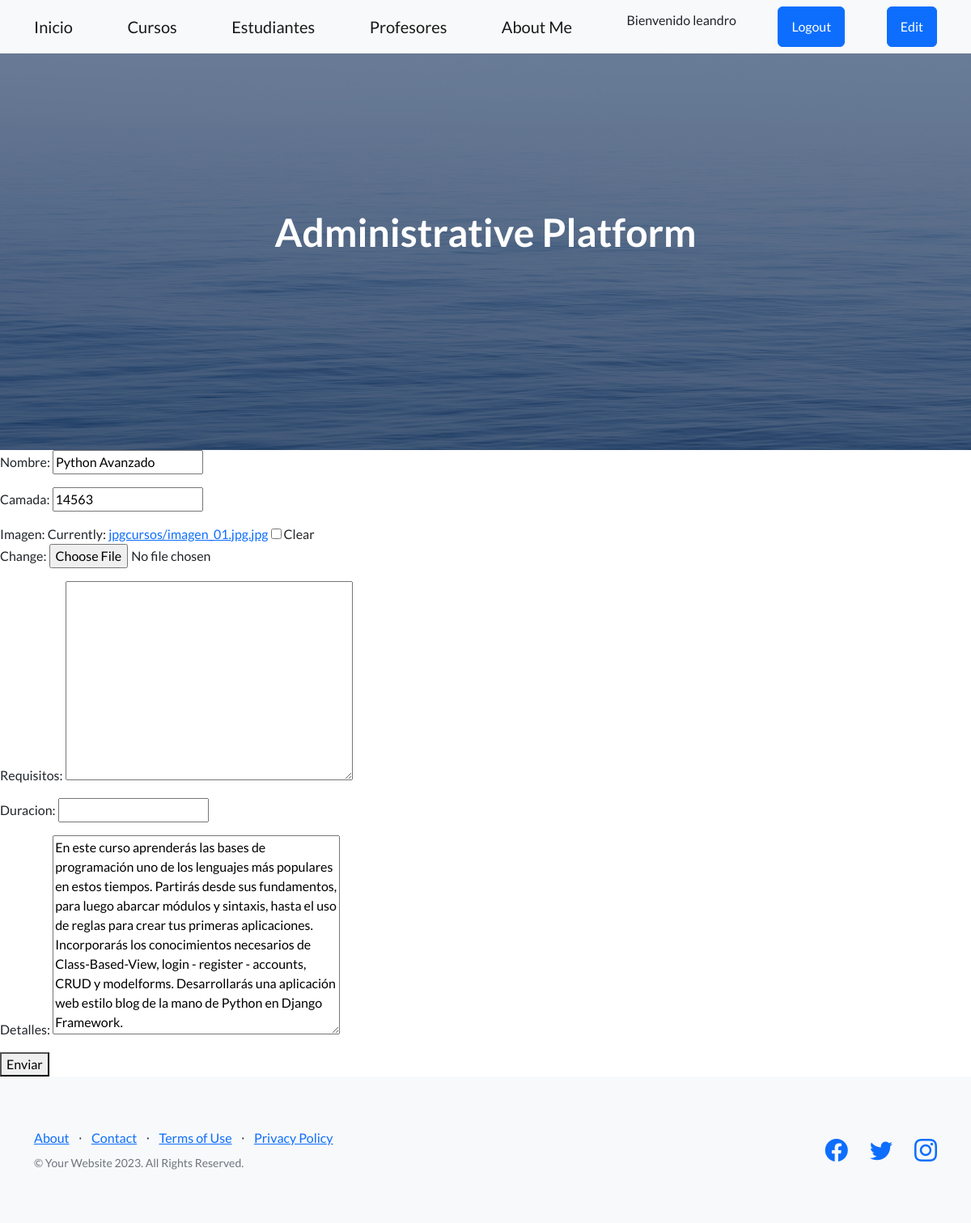
Page /app-coder/actualiza-curso/13 (signed in) on the earlier database version.
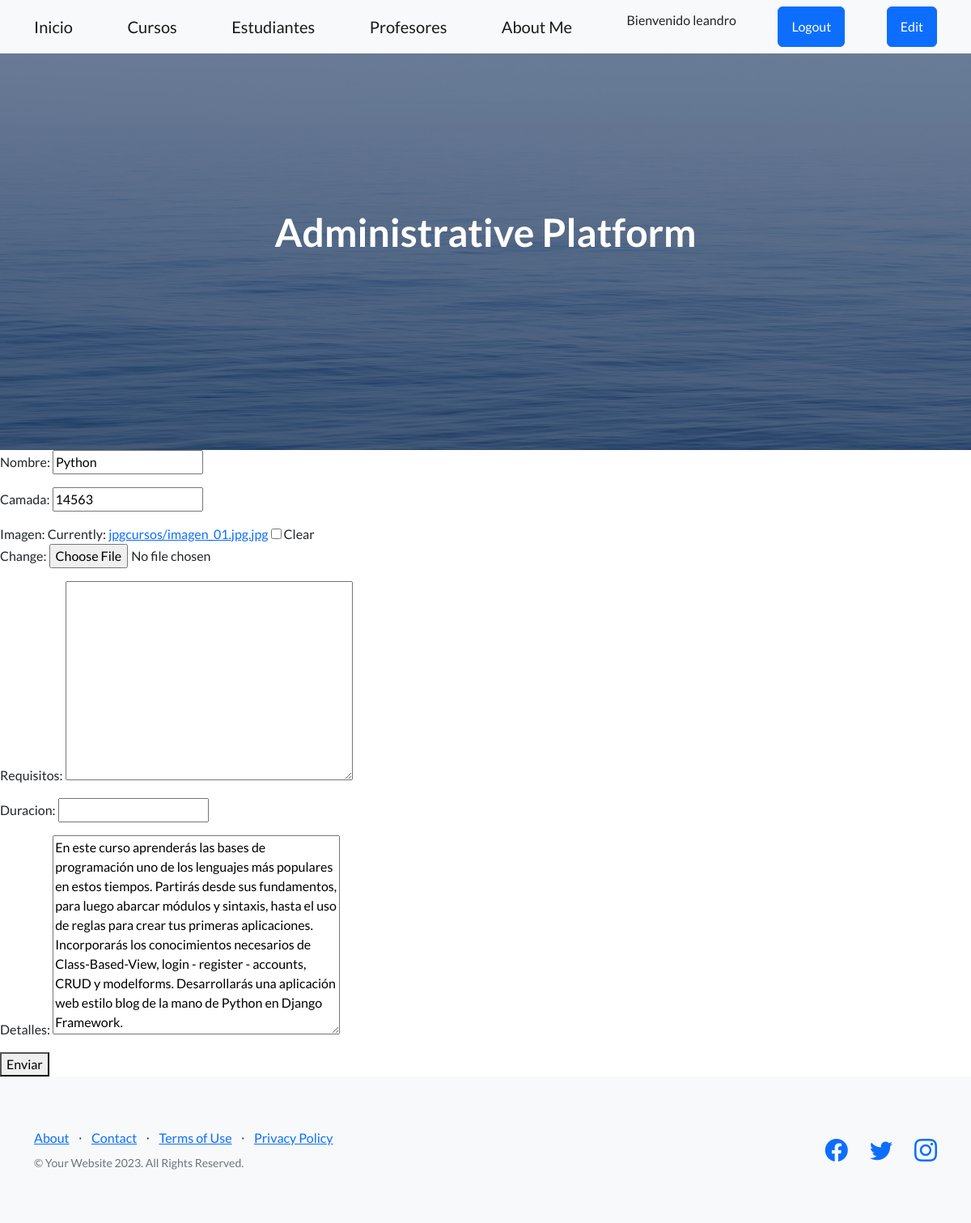
Same page on the later database version.
### AppCoder/models.py (models this page shows, shortened)
class Curso(models.Model):
    nombre = models.CharField(max_length=50)
    camada = models.IntegerField(blank=True, null=True)
    imagen = models.ImageField(upload_to="jpgcursos/", blank=True, null=True)
    requisitos = models.TextField(blank=True, null=True)
    duracion = models.CharField(max_length=50, blank=True, null=True)
    detalles = models.TextField(blank=True, null=True)
    class Meta():
        ordering = ("nombre", "camada")

### AppCoder/views.py (the view)
# urls.py: path('actualiza-curso/<pk>', CursoUpdate.as_view(), name = "ActualizaCursos"),
@method_decorator(staff_member_required, name='dispatch')
class CursoUpdate(UpdateView):
    model = Curso
    template_name = "curso_update.html"
    fields = ("__all__")
    success_url = '/app-coder/inicio'

### AppCoder/templates/curso_update.html
{% extends 'padre.html' %}
{% block contenidoQueCambia %}
    <form action="{% url 'ActualizaCursos' curso.id %}" enctype="multipart/form-data" method="post"> {% csrf_token %}
        {{form.as_p}}
        <button type="submit">Enviar</button>
    </form>
{% endblock contenidoQueCambia %}

Differences in the rows shown:
changed Curso: nombre "Python Avanzado" → "Python"
